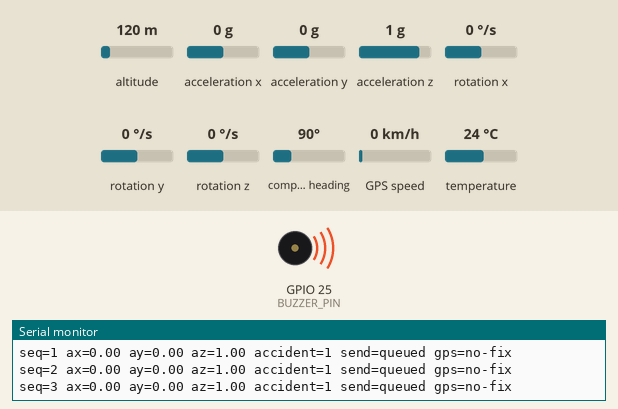
Bench run of a sketch on a simulated ESP32. On the bench: buzzer (waves = sounding, pin HIGH), the last lines printed to the serial monitor. Inputs (shaded band) come from the test bench; at power-on: acceleration x 0 g, altitude 120 m, acceleration y 0 g, acceleration z 1 g, rotation x 0 °/s, rotation y 0 °/s, rotation z 0 °/s, compass heading 90°, GPS speed 0 km/h, temperature 24 °C. The GPS gets a fix after 3 s at 37.7749, -122.4194 with 8 satellites.

Above: at 1.2 s.
1.3 s: acceleration x set to 0.8 g
5.0 s: acceleration x set to 1.1 g
At 6.2 s:
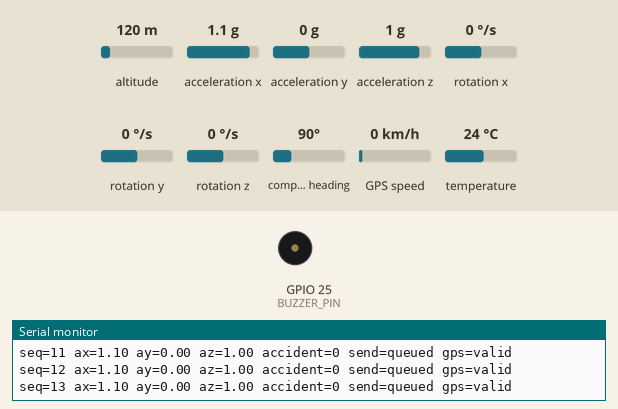
6.6 s: acceleration x set to -1.4 g
At 7.0 s:
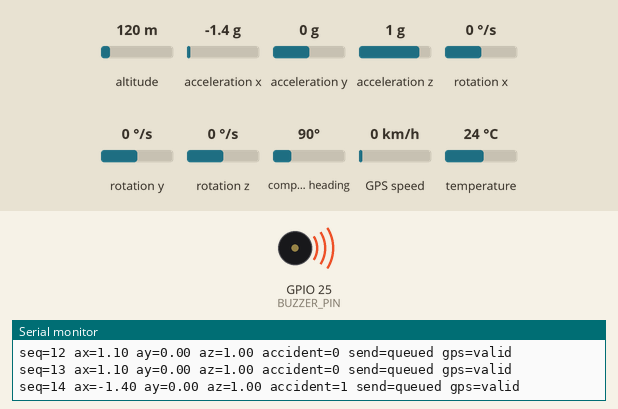
8.1 s: acceleration x set to 1.4 g
At 9.6 s:
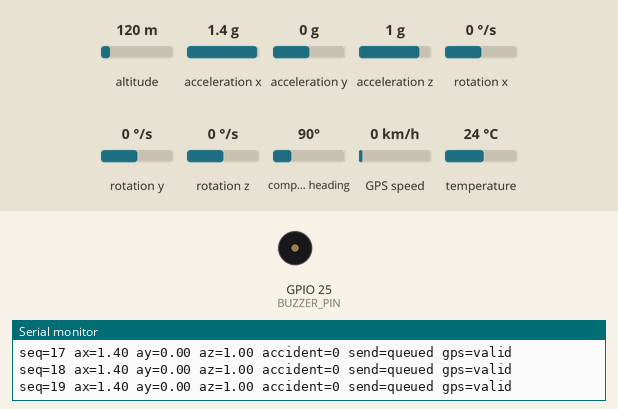
Timing chart, 0 to 10.6 s (numbered marks = the images above; inputs shaded):
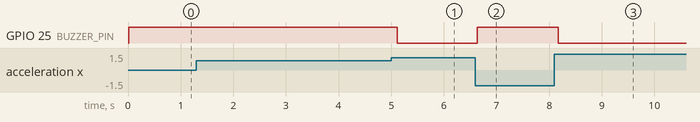

The sketch:

node1_sensor.ino
```cpp
#include <WiFi.h>
#include <esp_now.h>
#include <esp_wifi.h>
#include <Wire.h>
#include <Adafruit_MPU6050.h>
#include <Adafruit_Sensor.h>
#include <TinyGPSPlus.h>
#include "../common/AccidentPacket.h"

#define BUZZER_PIN 25
#define GPS_RX 16
#define GPS_TX 17
const float AX_THRESHOLD_G = 1.0f; // Demonstration only; calibrate mounting/orientation.

Adafruit_MPU6050 mpu;
TinyGPSPlus gps;
HardwareSerial GPSSerial(2);
uint32_t sequenceNumber = 0;
uint8_t broadcastAddress[] = {255,255,255,255,255,255};

void setup() {
  Serial.begin(115200);
  pinMode(BUZZER_PIN, OUTPUT);
  digitalWrite(BUZZER_PIN, LOW);
  Wire.begin(21, 22);
  GPSSerial.begin(9600, SERIAL_8N1, GPS_RX, GPS_TX);
  if (!mpu.begin(0x68, &Wire)) {
    Serial.println("MPU6050 not detected");
    while (true) delay(1000);
  }
  mpu.setAccelerometerRange(MPU6050_RANGE_2_G);
  mpu.setFilterBandwidth(MPU6050_BAND_21_HZ);

  WiFi.mode(WIFI_STA);
  esp_wifi_set_channel(ESPNOW_CHANNEL, WIFI_SECOND_CHAN_NONE);
  if (esp_now_init() != ESP_OK) {
    Serial.println("ESP-NOW init failed");
    while (true) delay(1000);
  }
  esp_now_peer_info_t peer = {};
  memcpy(peer.peer_addr, broadcastAddress, 6);
  peer.channel = ESPNOW_CHANNEL;
  peer.encrypt = false;
  peer.ifidx = WIFI_IF_STA;
  if (esp_now_add_peer(&peer) != ESP_OK) Serial.println("Broadcast peer add failed");
  Serial.println("Node 1 ready");
}

void loop() {
  while (GPSSerial.available()) gps.encode(GPSSerial.read());
  sensors_event_t a, g, temp;
  mpu.getEvent(&a, &g, &temp);
  float ax = a.acceleration.x / 9.80665f;
  float ay = a.acceleration.y / 9.80665f;
  float az = a.acceleration.z / 9.80665f;
  bool accident = ax < AX_THRESHOLD_G;
  digitalWrite(BUZZER_PIN, accident ? HIGH : LOW);

  AccidentPacket p = {};
  p.senderID = 1; p.hopCount = 1; p.sequence = ++sequenceNumber;
  p.accident = accident ? 1 : 0;
  p.ax = ax; p.ay = ay; p.az = az;
  p.lat = gps.location.isValid() ? gps.location.lat() : 0;
  p.lng = gps.location.isValid() ? gps.location.lng() : 0;
  p.speed = gps.speed.isValid() ? gps.speed.kmph() : 0;
  p.altitude = gps.altitude.isValid() ? gps.altitude.meters() : 0;
  p.satellites = gps.satellites.isValid() ? gps.satellites.value() : 0;
  p.node1 = 1;
  esp_err_t result = esp_now_send(broadcastAddress, (uint8_t*)&p, sizeof(p));
  Serial.printf("seq=%lu ax=%.2f ay=%.2f az=%.2f accident=%u send=%s gps=%s\n",
    (unsigned long)p.sequence, ax, ay, az, p.accident,
    result == ESP_OK ? "queued" : "failed", gps.location.isValid() ? "valid" : "no-fix");
  delay(500);
}
```

Measured:
- the behaviour switches between 0.9 and 1 g on acceleration x (found by bisection; images 0 and 1)
- after the input at 5.0 s, GPIO 25 (BUZZER_PIN): HIGH → LOW after 0.11 s
- after the input at 6.6 s, GPIO 25 (BUZZER_PIN): LOW → HIGH at once
- after the input at 8.1 s, GPIO 25 (BUZZER_PIN): HIGH → LOW after 0.07 s
